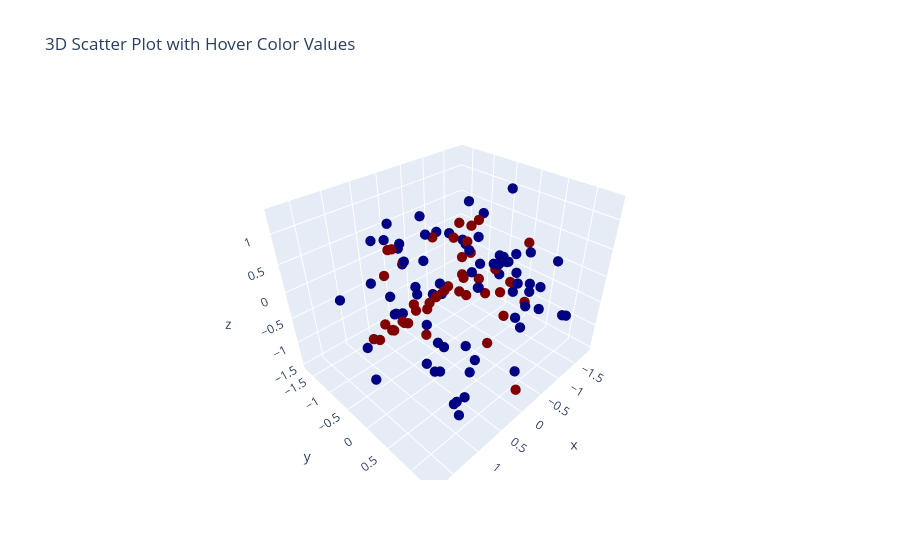

Notebook code for this chart:
### Markdown cell above
### PCA on fc1 weights only (rows treated as separate points)

### Code cell
# Each network's fc1 has multiple rows; treat each row as its own point,
# colored by that network's final loss (repeated once per row).
fc1_rows = W1_finish.reshape(-1, W1_finish.shape[-1])
fc1_row_colors = np.repeat(loss_finish, W1_finish.shape[1])

pca_fc1 = PCA(n_components=3)
fc1_rows_3d = pca_fc1.fit_transform(fc1_rows)
plot_data(fc1_rows_3d.T, fc1_row_colors)
